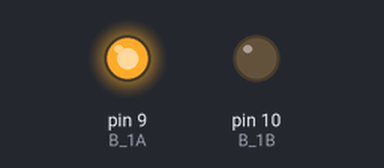
This sketch was run on a simulated Arduino Uno, built with avr-gcc and run on an emulated ATmega328P. Shown: output pins drawn as LEDs (lit = HIGH).

Above: at 1.0 s.
At 2.2 s:
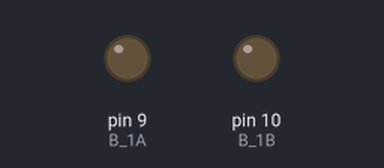
At 3.5 s:
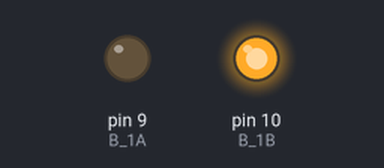
Timing chart, 0 to 6.5 s (numbered marks = the images above):
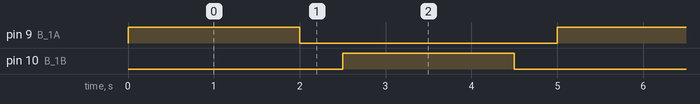

Measured:
- by itself, pin 9 (B_1A), pin 10 (B_1B): alternates HIGH for 2.0 s and LOW for 3.0 s
- by itself, everything shown: repeats every 5.0 s, in 4 steps

The sketch:

motor.ino
```cpp
const int B_1A = 9;
const int B_1B = 10;

void setup()
{
  pinMode(B_1A, OUTPUT);
  pinMode(B_1B, OUTPUT);
}

void loop()
{
  digitalWrite(B_1A, HIGH);
  digitalWrite(B_1B, LOW);
  delay(2000);

  digitalWrite(B_1A, LOW);
  digitalWrite(B_1B, LOW);
  delay(500);

  digitalWrite(B_1A, LOW);
  digitalWrite(B_1B, HIGH);
  delay(2000);

  digitalWrite(B_1A, LOW);
  digitalWrite(B_1B, LOW);
  delay(500);
}
```
